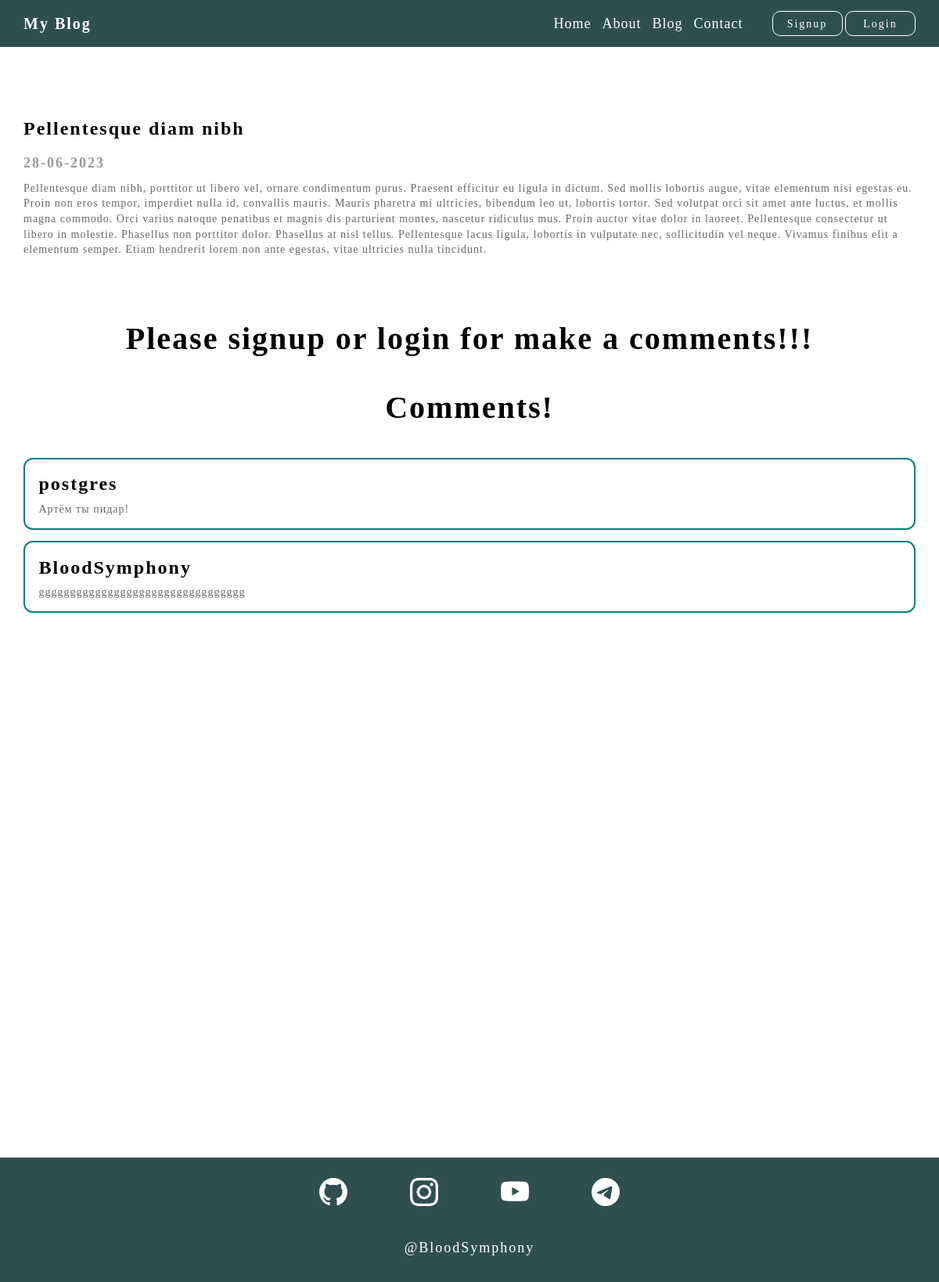
The app's page /post/pellentesque-diam-nibh/ with its own data.
### blog_app/models.py (models this page shows, shortened)
class BlogPosts(models.Model):
    title = models.CharField(max_length=150, verbose_name='Title')
    slug = models.SlugField(max_length=120, unique=True, db_index=True, verbose_name='URL')
    content = models.TextField(blank=True, max_length=5000, verbose_name='Content')
    time_create = models.DateTimeField(auto_now_add=True, verbose_name='Creation Time')
    time_update = models.DateTimeField(auto_now=True, verbose_name='Publication Update Time')
    is_published = models.BooleanField(default=True, verbose_name='Published')
    category = models.ForeignKey('Category', on_delete=models.PROTECT, verbose_name='Category')
    class Meta:
        verbose_name = 'Blog'
        verbose_name_plural = 'Blogs'
        ordering = ['-time_create', 'title']

class Comment(models.Model):
    comment_message = models.TextField(max_length=3000, verbose_name='Comment')
    time_create = models.DateTimeField(auto_now_add=True, verbose_name='Creation Time')
    posts = models.ForeignKey(BlogPosts, null=True, on_delete=models.CASCADE, verbose_name='Comment')
    author = models.ForeignKey(User, on_delete=models.CASCADE, verbose_name='Author')
    class Meta:
        verbose_name = 'Comment'
        verbose_name_plural = 'Comments'
        ordering = ['-time_create', 'id']

### blog_app/views.py (the view)
# urls.py: path('post/<slug:post_slug>/', PostPageView.as_view(), name='post'),
class PostPageView(DetailView):
    model = BlogPosts
    template_name = 'blog_app/post.html'
    slug_url_kwarg = 'post_slug'
    context_object_name = 'current_post'
    def get_context_data(self, **kwargs):
        context = super().get_context_data(**kwargs)
        comments = Comment.objects.filter(posts=self.get_object()).order_by('-time_create')
        context['comments'] = comments
        if self.request.user.is_authenticated:
            context['form'] = CommentForm(instance=self.request.user)
        return context
    def post(self, request, *args, **kwargs):
        new_comment = Comment(
            comment_message=request.POST.get('comment_message'),
            author=self.request.user,
            posts=self.get_object()
        )
        new_comment.save()
        return self.get(self, request, *args, **kwargs)

### templates/blog_app/post.html (shortened to what this page needs)
{% extends 'base.html' %}
{% block content %}
    <section class="current-post">
        <div class="current-post__body">
            <div class="current-post__block">
                <h4 class="blog-post__title">{{ current_post.title }}</h4>
                <p class="post-date element-animation">{{ current_post.time_update|date:"d-m-Y" }}</p>
                <p class="blog-post__description element-animation">{{ current_post.content }}</p>
            </div>
            {% if user.is_authenticated %}
                <div class="comment-form__wrapper element-animation">
                    <form class="comment-forms" method="post">
                        {% csrf_token %}
                        {% for f in form %}
                        <div class="form-group element-animation">
                            <label for="comment" class="form-label">{{ f.label }}</label>
                            {{ f }}
                        </div>
                        {% endfor %}
                        <button type="submit" class="btn btn-primary comment__button">Submit</button>
                    </form>
                </div>
            {% else %}
               <div class="current-post__alert">
                  <h4 class="alert__title element-animation">Please signup or login for make a comments!!!</h4>
               </div>
            {% endif %}
            <div class="current-post__comments">
                <h4 class="comments__title">Comments!</h4>
                {% for comment in comments %}
                    <div class="card mb-3 comments__cards element-animation">
                        <div class="card-body">
                            <h5 class="card-title comment__name">{{ comment.author }}</h5>
                            <p class="card-text comment__message element-animation">{{ comment.comment_message }}</p>
                        </div>
                    </div>
                {% endfor %}
            </div>
        </div>
    </section>
{% endblock content %}

### templates/base.html (shortened to what this page needs)
{% load static %}
<!DOCTYPE html>
<html lang="en">
    <head>
        <link rel="stylesheet" href="https://maxcdn.bootstrapcdn.com/bootstrap/4.0.0/css/bootstrap.min.css">
        <link rel="stylesheet" href="https://cdnjs.cloudflare.com/ajax/libs/font-awesome/5.15.3/css/all.min.css">
        <link rel="stylesheet" href="{% static 'css/style.css' %}">
    </head>
    <body>
        <div class="wrapper">
            {% include 'include/navbar.html' %}
                <main class="main">
                    <div class="container">
                        {% block content %}
                        {% endblock content %}
                    </div>
                </main>
            {% include 'include/footer.html' %}
        </div>
    </body>
</html>

### templates/include/navbar.html (shortened to what this page needs)
<nav class="navbar navbar-expand-md navbar-dark fixed-top">
    <div class="container">
        <a class="navbar-brand" href="{% url 'home' %}">My Blog</a>
        <div class="collapse navbar-collapse" id="navbarCollapse">
            <ul class="navbar-nav ml-auto">
                <li class="nav-item active">
                    <a class="nav-link" href="{% url 'home' %}">Home</a>
                </li>
                <li class="nav-item active">
                    <a class="nav-link" href="{% url 'about' %}">About</a>
                </li>
                <li class="nav-item active">
                    <a class="nav-link" href="{% url 'blog' %}">Blog</a>
                </li>
                <li class="nav-item active">
                    <a class="nav-link" href="{% url 'contact' %}">Contact</a>
                </li>
                {% if request.user.is_authenticated %}
                    <li class="nav-item last-items login__alert">
                       <p class="login__username">{{ user.username }}</p>
                       <a class="btn btn-primary btn-last" href="{% url 'logout' %}">Logout</a>
                    </li>
                {% else %}
                    <li class="nav-item last-items">
                        <a class="btn btn-primary btn-last" href="{% url 'signup' %}">Signup</a>
                        <a class="btn btn-primary btn-last" href="{% url 'login' %}">Login</a>
                    </li>
                {% endif %}
            </ul>
        </div>
    </div>
</nav>

### templates/include/footer.html (shortened to what this page needs)
<footer class="footer">
    <div class="container">
        <div class="footer__body">
            <div class="footer__row">
                <div class="footer__column">
                    <a href="" class="footer__links">
                    </a>
                </div>
                <div class="footer__column">
                    <a href="" class="footer__links">
                    </a>
                </div>
                <div class="footer__column">
                    <a href="" class="footer__links">
                    </a>
                </div>
                <div class="footer__column">
                    <a href="" class="footer__links">
                    </a>
                </div>
            </div>
            <h2 class="footer__watermark">@BloodSymphony</h2>
        </div>
    </div>
</footer>

### static/css/style.css (style rules this page uses)
html, body { height: 100%; overflow-x: hidden; font-family: "Lucida Bright"; }
.wrapper { min-height: 100%; display: flex; flex-direction: column; position: relative; z-index: 1; }
.main { flex: 1 1 auto; }
.container { max-width: 1170px; margin: 0px auto; }
.element-animation { opacity: 0; transform: translateY(20px); }
.element-animation.element-show { opacity: 1; transition: all 1.5s; transform: translateY(0%); }
nav { background-color: darkslategrey; width: 100%; min-height: 60px; position: fixed; z-index: 100; }
.navbar-brand { font-size: 20px; letter-spacing: 2px; font-weight: bold; color: white; }
.nav-link { font-size: 18px; letter-spacing: 1px; color: white; }
.last-items { margin: 0px 0px 0px 30px; }
.btn-last { background-color: darkslategrey; border: 1px solid white; border-radius: 10px; width: 90px; font-size: 14px; letter-spacing: 2px; color: white; height: 32px; }
.blog-post__title { font-size: 24px; font-weight: bold; letter-spacing: 2px; color: black; margin: 0px 0px 20px 0px; }
.post-date { font-size: 18px; font-weight: bold; letter-spacing: 2px; color: rgba(0, 0, 0, 0.40); }
.blog-post__description { font-size: 14px; letter-spacing: 1px; line-height: 1.4; color: rgba(0, 0, 0, 0.60); }
.current-post { width: 100%; min-height: 820px; }
.current-post__body { padding: 150px 0px; }
.current-post__block { margin: 0px 0px 80px 0px; }
.current-post__alert { margin: 0px 0px 40px 0px; }
.alert__title { font-size: 40px; font-weight: bold; letter-spacing: 2px; color: black; text-align: center; }
.comments__title { font-size: 40px; font-weight: bold; letter-spacing: 2px; color: black; text-align: center; margin: 0px 0px 40px 0px; }
.comments__cards { border: 2px solid teal; border-radius: 12px; }
.comment__name { font-size: 24px; font-weight: bold; letter-spacing: 2px; color: black; }
.comment__message { font-size: 14px; letter-spacing: 1px; color: rgba(0, 0, 0, 0.60); }
.footer { width: 100%; min-height: 80px; background-color: darkslategrey; }
.footer__body { padding: 26px 0px; }
.footer__watermark { font-size: 18px; text-align: center; letter-spacing: 2px; color: white; }
.footer__row { display: flex; justify-content: center; flex-wrap: wrap; margin: 0px 0px 40px 0px; }
.footer__column { padding: 0px 40px; }

### static/css/nullstyle.css (style rules this page uses)
* { padding: 0; margin: 0; border: 0; }
*, *:before, *:after { box-sizing: border-box; }
nav, footer, header, aside { display: block; }
html, body { height: 100%; width: 100%; font-size: 100%; line-height: 1; font-size: 14px; -ms-text-size-adjust: 100%; -moz-text-size-adjust: 100%; -webkit-text-size-adjust: 100%; }
a, a:visited { text-decoration: none; }
ul li { list-style: none; }
h1, h2, h3, h4, h5, h6 { font-size: inherit; font-weight: inherit; }

### records on screen
BlogPosts: title "Pellentesque diam nibh", time_update "28-06-2023", content "Pellentesque diam nibh, porttitor ut libero vel, ornare condimentum purus. Praesent efficitur eu ligula in dictum. Sed mollis lobortis augue, vitae elementum nisi egestas eu. Proin non eros tempor, imperdiet nulla id, convallis mauris. Mauris pharetra mi ultricies, bibendum leo ut, lobortis tortor. Sed volutpat orci sit amet ante luctus, et mollis magna commodo. Orci varius natoque penatibus et magnis dis parturient montes, nascetur ridiculus mus. Proin auctor vitae dolor in laoreet. Pellentesque consectetur ut libero in molestie. Phasellus non porttitor dolor. Phasellus at nisl tellus. Pellentesque lacus ligula, lobortis in vulputate nec, sollicitudin vel neque. Vivamus finibus elit a…"
Comment: author "postgres", comment_message "Артём ты пидар!"
Comment: author "BloodSymphony", comment_message "ggggggggggggggggggggggggggggggggg"
